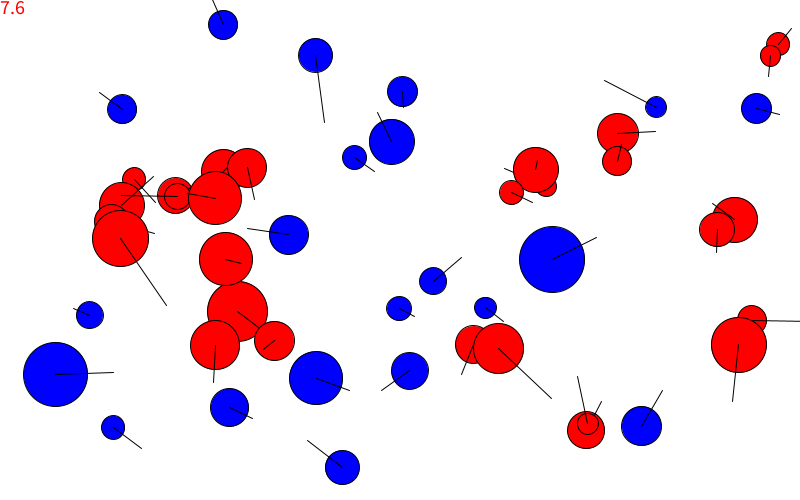
Frame 1 (no input)
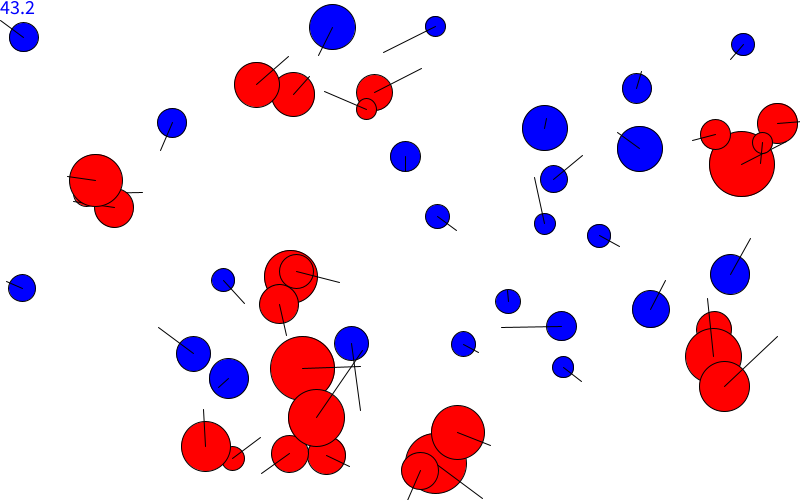
Frame 60 (the mouse pressed at the canvas centre just before this capture)
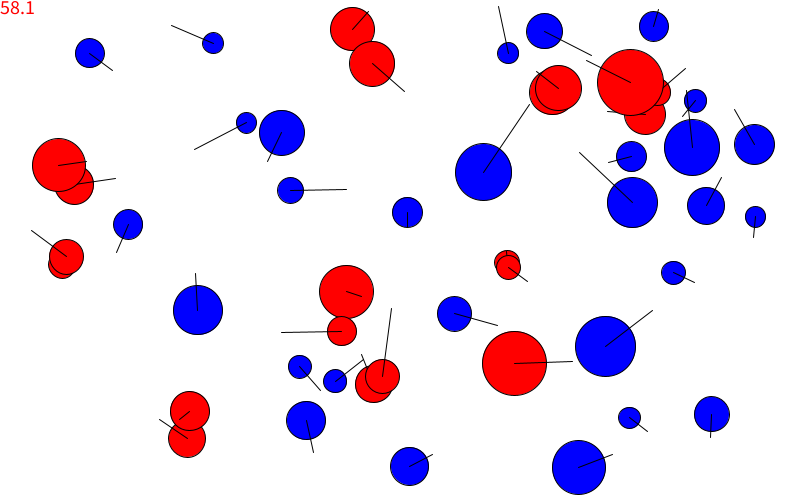
Frame 120 (the mouse held since frame 60 and released just before this capture)

The Processing sketch that drew these frames (run headless with seeded random() and noise(); from frame 60 on, the mouse is pressed at the canvas centre):

// Processing sketch: BouncingCircles
// ── BouncingCircles.pde
class Circle {
  public float radius;
  public float x;
  public float y;
  public float dx;
  public float dy;
  public boolean solid;
  public Circle(float radius, float x, float y, float dx, float dy) {
    this.radius = radius;
    this.x = x;
    this.y = y;
    this.dx = dx;
    this.dy = dy;
  }
}

ArrayList<Circle> circles;

void SetupCircles() {
  circles = new ArrayList();
  for (int i = 0; i < 50; i++) {
    float radius = 10 + abs(randomGaussian()) * 10;
    float x = radius + random(width - radius * 2);
    float y = radius + random(height - radius * 2);
    float vx = randomGaussian() * 100;
    float vy = randomGaussian() * 100;
    Circle c = new Circle(radius, x, y, vx, vy);
    circles.add(c);
  }
}

int lastTimestamp;

void setup() {
  // fullScreen();
  size(800, 500);
  ellipseMode(RADIUS);
  lastTimestamp = millis();
  SetupCircles();
  textAlign(LEFT, TOP);
  textSize(20);
}

void UpdatePositions(ArrayList<Circle> circles, float timeDelta) {
  for (Circle c : circles) {
    c.x = c.x + timeDelta * c.dx;
    c.y = c.y + timeDelta * c.dy;
    while (true) {
      boolean adjusted = false;
      if (c.x < c.radius) {
        c.x = c.radius * 2 - c.x;
        c.dx = -c.dx;
        adjusted = true;
      }
      if (c.x > width - c.radius) {
        c.x = 2 * (width - c.radius) - c.x;
        c.dx = -c.dx;
        adjusted = true;
      }
      if (c.y < c.radius) {
        c.y = c.radius * 2 - c.y;
        c.dy = -c.dy;
        adjusted = true;
      }
      if (c.y > height - c.radius) {
        c.y = 2 * (height - c.radius) - c.y;
        c.dy = -c.dy;
        adjusted = true;
      }
      if (!adjusted)
        break;
    }
  }
}

boolean CirclesIntersect(Circle c1, Circle c2) {
  float dx = c1.x - c2.x;
  float rSum = c1.radius + c2.radius;
  // if (abs(dx) > rSum)
  //   return false;
  float dy = c1.y - c2.y;
  if ((dx*dx + dy*dy) < rSum*rSum)
    return true;
  return false;
}

void UpdateCircleColor(ArrayList<Circle> circles) {
  for (int i = 0; i < circles.size(); i++)
    circles.get(i).solid = false;
  for (int i = 0; i < circles.size() - 1; i++) {
    for (int j = i + 1; j < circles.size(); j++) {
      if (CirclesIntersect(circles.get(i), circles.get(j))) {
        circles.get(i).solid = true;
        circles.get(j).solid = true;
      }
    }
  }
}

void draw() {
  clear();
  background(255);
  int timestamp = millis();
  if (timestamp - lastTimestamp < 10) return;
  float delta = float(timestamp - lastTimestamp) / 1000.0;
  lastTimestamp = timestamp;
  UpdatePositions(circles, delta);
  UpdateCircleColor(circles);
  for (Circle c : circles) {
    if (c.solid) {
      fill(255, 0, 0);
    } else {
      fill(0, 0, 255);
    }
    circle(c.x, c.y, c.radius);
    float scale = 0.3;
    float vx = c.x + c.dx * scale;
    float vy = c.y + c.dy * scale;
    line(c.x, c.y, vx, vy);
  }
  String fr = String.format("%2.1f", frameRate);
  text(fr, 0, 0);
}

boolean loopRunning = true;
void keyPressed() {
  if (loopRunning) {
    noLoop();
    loopRunning = false;
  } else {
    loop();
    loopRunning = true;
  }
}
